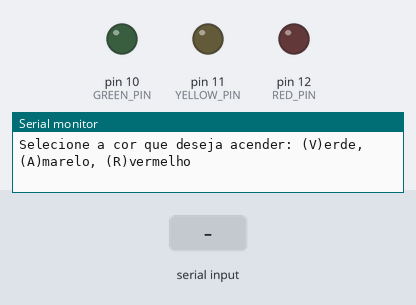
Recording of a program running on a simulated Arduino Uno, built with avr-gcc and run on an emulated ATmega328P. Parts: output pins drawn as LEDs (lit = HIGH), the last lines printed to the serial monitor. The inputs (shaded band) are chosen by the test bench.

Above: at 1.2 s.
1.3 s: "v" received over Serial
At 1.9 s:
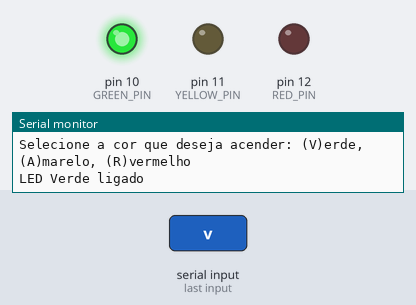
2.8 s: "a" received over Serial
At 5.4 s:
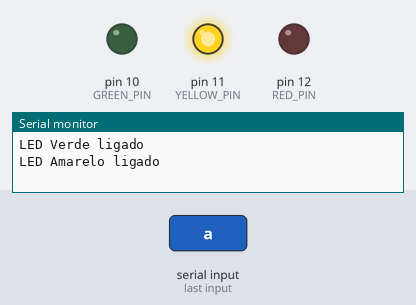
5.8 s: "r" received over Serial
At 7.7 s:
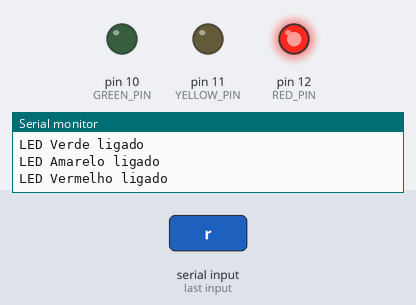
8.8 s: "V" received over Serial
At 11.2 s:
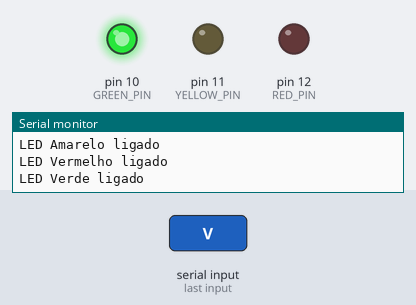
11.8 s: "A" received over Serial
At 14.7 s:
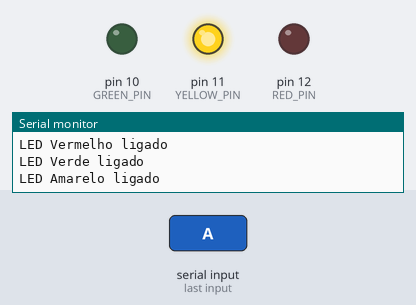
Timing chart, 0 to 17.8 s (numbered marks = the images above; inputs shaded):
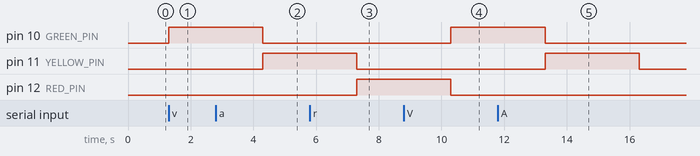

Measured:
- after the input at 1.3 s, pin 10 (GREEN_PIN): LOW → HIGH at once
- after the input at 2.8 s, pin 11 (YELLOW_PIN): LOW → HIGH after 1.5 s
- after the input at 5.8 s, pin 12 (RED_PIN): LOW → HIGH after 1.5 s
- after the input at 8.8 s, pin 10 (GREEN_PIN): LOW → HIGH after 1.5 s
- after the input at 11.8 s, pin 11 (YELLOW_PIN): LOW → HIGH after 1.5 s, → LOW 3.0 s later

The program:

main.cpp
```cpp
#include <Arduino.h>

#define GREEN_PIN 10
#define YELLOW_PIN 11
#define RED_PIN 12
#define RESET 3000

void setup() {
  Serial.begin(5600);
  Serial.println("Selecione a cor que deseja acender: (V)erde, (A)marelo, (R)vermelho");

  pinMode(GREEN_PIN, OUTPUT);
  pinMode(YELLOW_PIN, OUTPUT);
  pinMode(RED_PIN, OUTPUT);
}

void loop() {
  if (Serial.available() > 0) {

    char LED_INPUT = Serial.read();

    switch (LED_INPUT) {
      case 'v':
      case 'V':
        digitalWrite(GREEN_PIN, HIGH);
        digitalWrite(YELLOW_PIN, LOW);
        digitalWrite(RED_PIN, LOW);
        Serial.println("LED Verde ligado");
        delay(RESET);
        digitalWrite(GREEN_PIN, LOW);
        break;

      case 'a':
      case 'A':
        digitalWrite(GREEN_PIN, LOW);
        digitalWrite(YELLOW_PIN, HIGH);
        digitalWrite(RED_PIN, LOW);
        Serial.println("LED Amarelo ligado");
        delay(RESET);
        digitalWrite(YELLOW_PIN, LOW);
        break;

      case 'r':
      case 'R':
        digitalWrite(GREEN_PIN, LOW);
        digitalWrite(YELLOW_PIN, LOW);
        digitalWrite(RED_PIN, HIGH);
        Serial.println("LED Vermelho ligado");
        delay(RESET);
        digitalWrite(RED_PIN, LOW);
        break;

      default:
        break;
    }
  }
}
```
